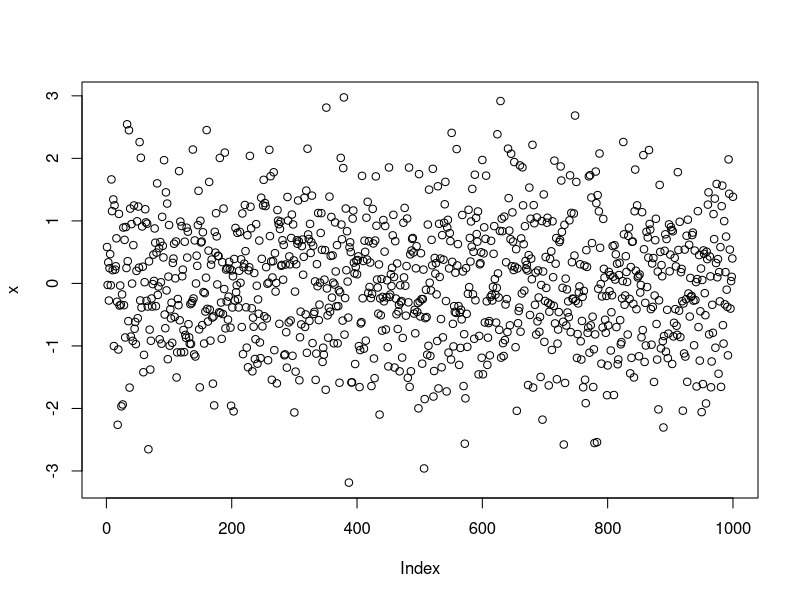

Source code (R): (Note: this script raises an error after producing the figure.)
## ---- chunk 1
knitr::opts_chunk$set(echo = TRUE)
## ---- chunk 2
x <- rnorm(1000)
plot(x)

## ---- chunk 3
knitr::include_graphics("Figures/rmarkdown.jpg")
## ---- chunk 4
data(cars)
head(cars)

knitr::kable(x = head(cars),
     caption = "A knitr kable table", align = c("r","c"), 
     row.names = TRUE)
## ---- chunk 5
x1 <- rnorm(100)
x2 <- rnorm(100) + 2*x1
y <- x1 - 0.5*x2 +rnorm(100)
## ---- chunk 6
summary(lm(y ~ x2))
## ---- chunk 7
summary(lm(y ~ x1+x2))
